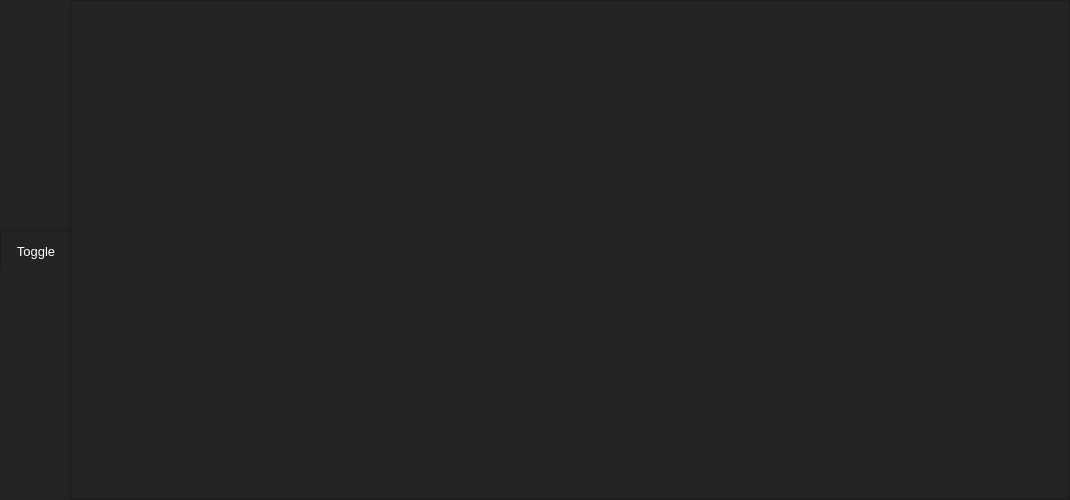
     <widget class="QFrame" name="Top_Bar">
      <property name="maximumSize">
       <size>
        <width>16777215</width>
        <height>40</height>
       </size>
      </property>
      <property name="styleSheet">
       <string notr="true">background-color: rgb(35, 35, 35);</string>
      </property>
      <property name="frameShape">
       <enum>QFrame::NoFrame</enum>
      </property>
      <property name="frameShadow">
       <enum>QFrame::Raised</enum>
      </property>
      <layout class="QHBoxLayout" name="horizontalLayout">
       <property name="spacing">
        <number>0</number>
       </property>
       <property name="leftMargin">
        <number>0</number>
       </property>
       <property name="topMargin">
        <number>0</number>
       </property>
       <property name="rightMargin">
        <number>0</number>
       </property>
       <property name="bottomMargin">
        <number>0</number>
       </property>
       <item>
        <widget class="QFrame" name="frame_Toggle">
         <property name="maximumSize">
          <size>
           <width>70</width>
           <height>40</height>
          </size>
         </property>
         <property name="styleSheet">
          <string notr="true"/>
         </property>
         <property name="frameShape">
          <enum>QFrame::StyledPanel</enum>
         </property>
         <property name="frameShadow">
          <enum>QFrame::Raised</enum>
         </property>
         <layout class="QHBoxLayout" name="horizontalLayout_3">
          <property name="spacing">
           <number>0</number>
          </property>
          <property name="leftMargin">
           <number>0</number>
          </property>
          <property name="topMargin">
           <number>0</number>
          </property>
          <property name="rightMargin">
           <number>0</number>
          </property>
          <property name="bottomMargin">
           <number>0</number>
          </property>
          <item>
           <widget class="QPushButton" name="Btn_Toggle">
            <property name="sizePolicy">
             <sizepolicy hsizetype="Expanding" vsizetype="Expanding">
              <horstretch>0</horstretch>
              <verstretch>0</verstretch>
             </sizepolicy>
            </property>
            <property name="minimumSize">
             <size>
              <width>70</width>
              <height>40</height>
             </size>
            </property>
            <property name="font">
             <font>
              <pointsize>10</pointsize>
             </font>
            </property>
            <property name="styleSheet">
             <string notr="true">QPushButton {	
	border: none;
	background-color: rgb(35, 35, 35);
	color: rgb(255, 255, 255);
}
QPushButton:hover {
	background-color: rgb(0, 170, 255);
}
</string>
            </property>
            <property name="text">
             <string>Toggle</string>
            </property>
            <property name="icon">
             <iconset>
              <normaloff>:/icons/cil-menu.png</normaloff>:/icons/cil-menu.png</iconset>
            </property>
           </widget>
          </item>
         </layout>
        </widget>
       </item>
       <item>
        <widget class="QFrame" name="frame_top">
         <property name="minimumSize">
          <size>
           <width>1000</width>
           <height>500</height>
          </size>
         </property>
         <property name="frameShape">
          <enum>QFrame::StyledPanel</enum>
         </property>
         <property name="frameShadow">
          <enum>QFrame::Raised</enum>
         </property>
        </widget>
       </item>
      </layout>
     </widget>
